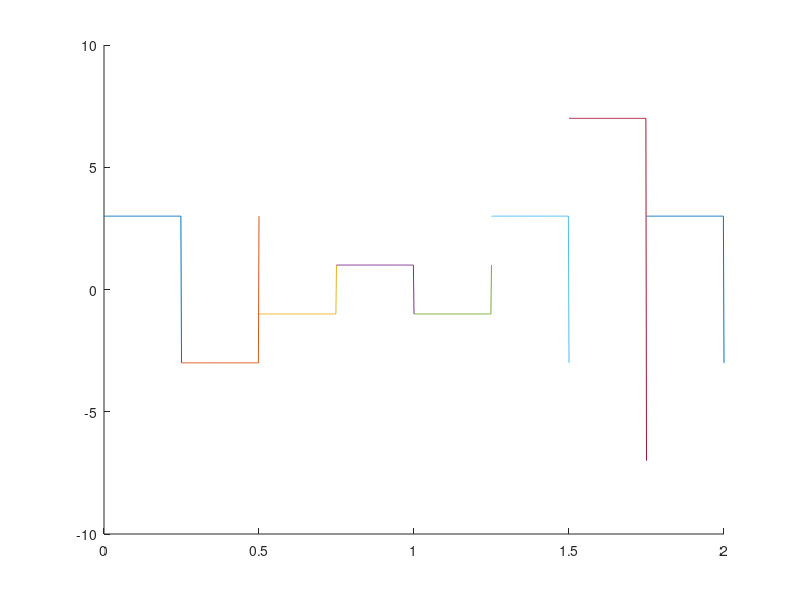
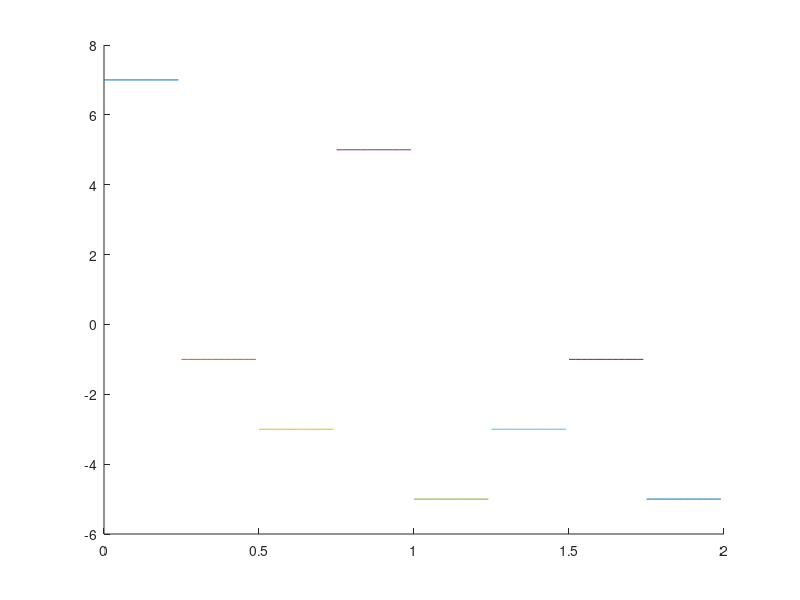
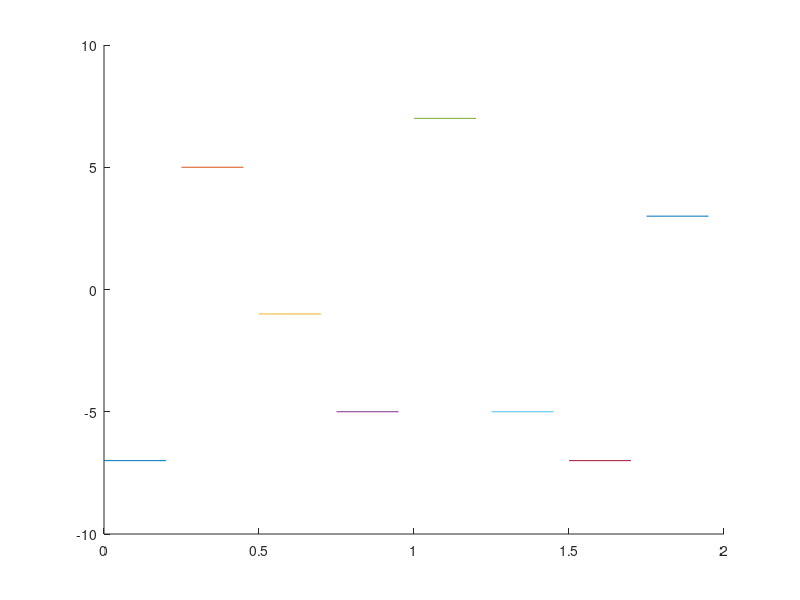

The MATLAB script that drew these images, in order:
%rezolutie temporara 2ms=0.002s
%apar linii verticale si intre doua nivele care se afla la aceeasi valoare,
%nu am reusit sa le indepartez

Tmax=2 %in fiecare secunda apar 4 niveluri(vor aparea 8)
for n=1:1:4*Tmax; %iteratie dupa nr de niveluri
    t=(n-1)*0.25:0.002:n*0.25; %fiecare nivel dureaza 0.25s
r(n)=randperm(8,1); %genereaza un nr aleator dintre 1 si 8
figure(1)
hold on
if r(n)==1;
    s=square(4*pi*t,50);
    plot(t,s)
else if r(n)==2 
        s=-square(4*pi*t,50);
        plot(t,s)
else if r(n)==3
        s=3*square(4*pi*t,50);
        plot(t,s)
else if r(n)==4
        s=(-3)*square(4*pi*t,50);
        plot(t,s)
else if r(n)==5
        s=5*square(4*pi*t,50);
        plot(t,s)
else if r(n)==6
        s=(-5)*square(4*pi*t,50);
        plot(t,s)
else if r(n)==7
        s=7*square(4*pi*t,50);
        plot(t,s)
else if r(n)==8
        s=(-7)*square(4*pi*t,50);
        plot(t,s)
        
    end
    end
    end
    end
    end
    end
    end
    

end
end
hold off


%rezolutie temporara 2ms=0.02s
%apar linii verticale si intre doua nivele care se afla la aceeasi valoare,
%nu am reusit sa le indepartez

Tmax=2 %in fiecare secunda apar 4 niveluri(vor aparea 8)
for n=1:1:4*Tmax; %iteratie dupa nr de niveluri
    t=(n-1)*0.25:0.02:n*0.25; %fiecare nivel dureaza 0.25s
r(n)=randperm(8,1); %genereaza un nr aleator dintre 1 si 8
figure(2)
hold on
if r(n)==1;
    s=square(4*pi*t,50);
    plot(t,s)
else if r(n)==2 
        s=-square(4*pi*t,50);
        plot(t,s)
else if r(n)==3
        s=3*square(4*pi*t,50);
        plot(t,s)
else if r(n)==4
        s=(-3)*square(4*pi*t,50);
        plot(t,s)
else if r(n)==5
        s=5*square(4*pi*t,50);
        plot(t,s)
else if r(n)==6
        s=(-5)*square(4*pi*t,50);
        plot(t,s)
else if r(n)==7
        s=7*square(4*pi*t,50);
        plot(t,s)
else if r(n)==8
        s=(-7)*square(4*pi*t,50);
        plot(t,s)
        
    end
    end
    end
    end
    end
    end
    end
    

end
end
hold off


%rezolutie temporara 2ms=0.2s
%apar linii verticale si intre doua nivele care se afla la aceeasi valoare,
%nu am reusit sa le indepartez

Tmax=2 %in fiecare secunda apar 4 niveluri(vor aparea 8)
for n=1:1:4*Tmax; %iteratie dupa nr de niveluri
    t=(n-1)*0.25:0.2:n*0.25; %fiecare nivel dureaza 0.25s
r(n)=randperm(8,1); %genereaza un nr aleator dintre 1 si 8
figure(3)
hold on
if r(n)==1;
    s=square(4*pi*t,50);
    plot(t,s)
else if r(n)==2 
        s=-square(4*pi*t,50);
        plot(t,s)
else if r(n)==3
        s=3*square(4*pi*t,50);
        plot(t,s)
else if r(n)==4
        s=(-3)*square(4*pi*t,50);
        plot(t,s)
else if r(n)==5
        s=5*square(4*pi*t,50);
        plot(t,s)
else if r(n)==6
        s=(-5)*square(4*pi*t,50);
        plot(t,s)
else if r(n)==7
        s=7*square(4*pi*t,50);
        plot(t,s)
else if r(n)==8
        s=(-7)*square(4*pi*t,50);
        plot(t,s)
        
    end
    end
    end
    end
    end
    end
    end
    

end
end
hold off